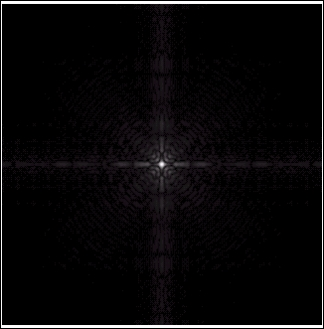
#> input picture Image Processing/2/light.jpg, 324 x 329 px
$ python log_transformation.py
#> lines starting #> are read from the running program, lines starting #| are printed output that depends on the picture
import cv2
import numpy as np
import matplotlib.pyplot as plt

#%%
# Open the image.
img = cv2.imread('light.jpg')
#> img is the input picture: shape (329, 324, 3); mean B, G, R 10, 9.1, 10.2

# Apply log transform.
c = 255 / (np.log(1 + np.max(img)))
#> c = 45.99
log_transformed = c * np.log(1 + img)
#> log_transformed: shape (329, 324, 3) float16; 1.19% of the values are NaN or infinite; the others: min 0, max 255, mean 36.59
plt.hist(img.ravel(), 256, [0, 256])
plt.show()
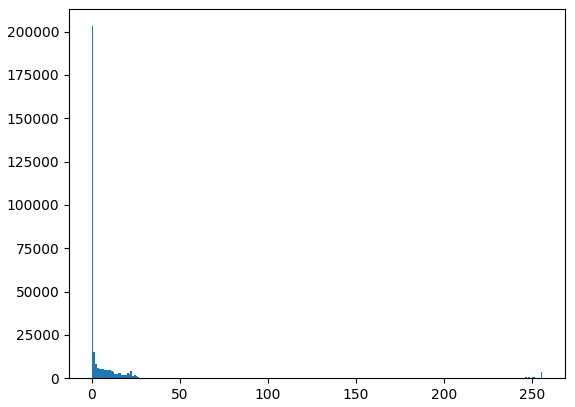
#> figure drawn by matplotlib, 1 panel; tallest bar 203106 high, from x = 0 to 1
# Specify the data type.
log_transformed = np.array(log_transformed, dtype=np.uint8)
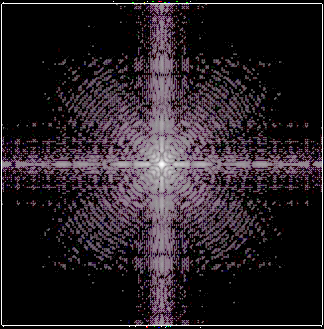
#> log_transformed: shape (329, 324, 3); mean B, G, R 37.2, 31.6, 39.2

plt.hist(log_transformed.ravel(), 256, [0, 256])
plt.show()
#> figure, not shown here; tallest bar 206916 high, from x = 0 to 1

img2 = cv2.hconcat([img, log_transformed])
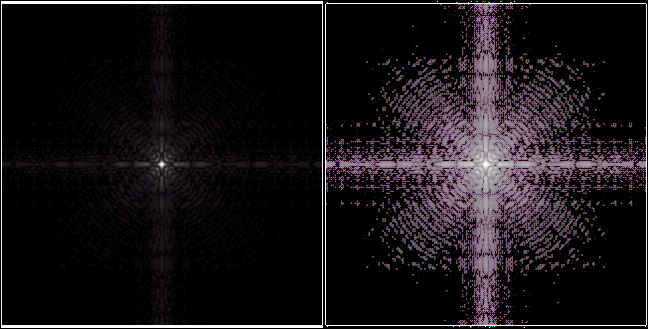
#> img2: shape (329, 648, 3); mean B, G, R 23.6, 20.3, 24.7

# Save the output.
cv2.imshow('log_transformed', img2)

#%%
img = cv2.imread('forest.jpg')
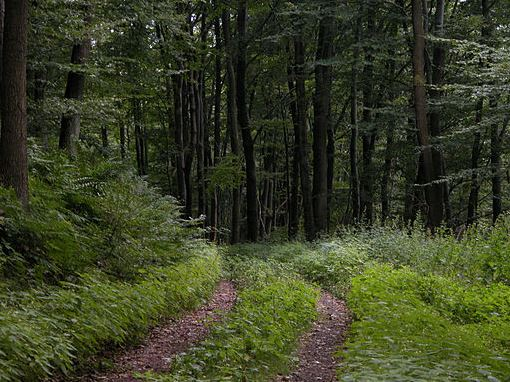
#> input picture Image Processing/2/forest.jpg, 510 x 382 px
#> img is the input picture: shape (382, 510, 3); mean B, G, R 36.9, 63.5, 57.3
# Apply Gamma=2.2 on the normalised image and then multiply by scaling constant (For 8 bit, c=255)
gamma_two_point_two = np.array(255*(img/255)**2.2, dtype='uint8')
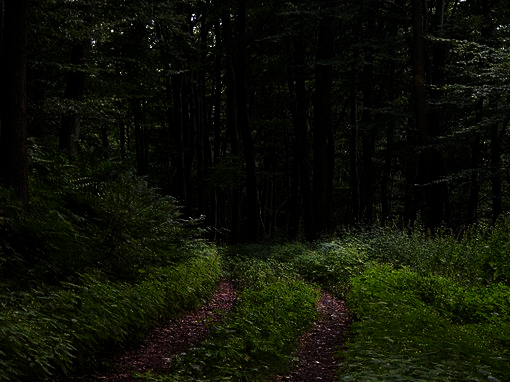
#> gamma_two_point_two: shape (382, 510, 3); mean B, G, R 6.3, 17.4, 14.2
# Similarly, Apply Gamma=0.4
gamma_point_four = np.array(255*(img/255)**0.4, dtype='uint8')
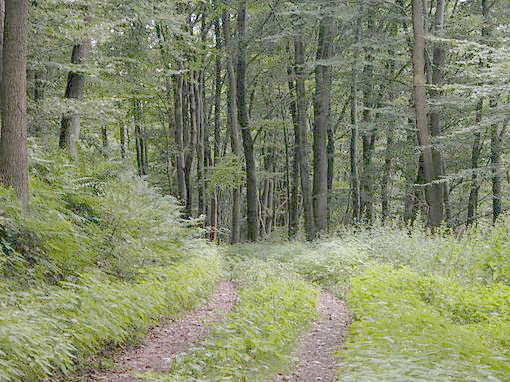
#> gamma_point_four: shape (382, 510, 3); mean B, G, R 105.8, 138.1, 131.4
# Display the images in subplots
img3 = cv2.hconcat([gamma_two_point_two, gamma_point_four])
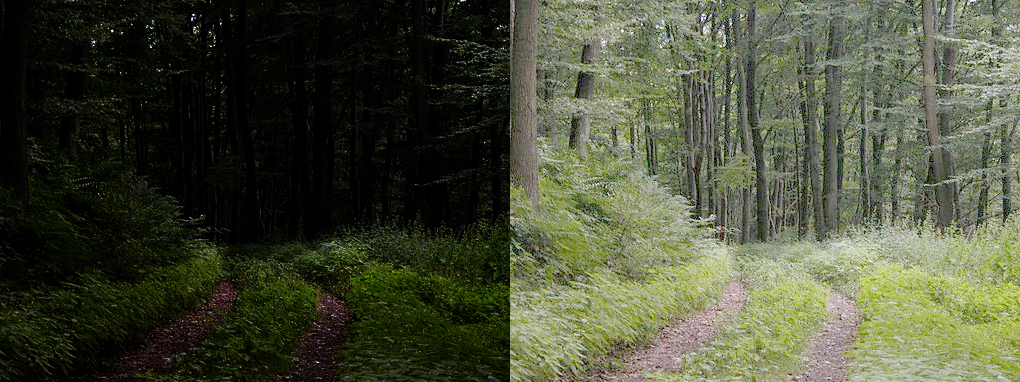
#> img3: shape (382, 1020, 3); mean B, G, R 56.1, 77.7, 72.8
cv2.imshow('a2', img3)
cv2.waitKey(0)
